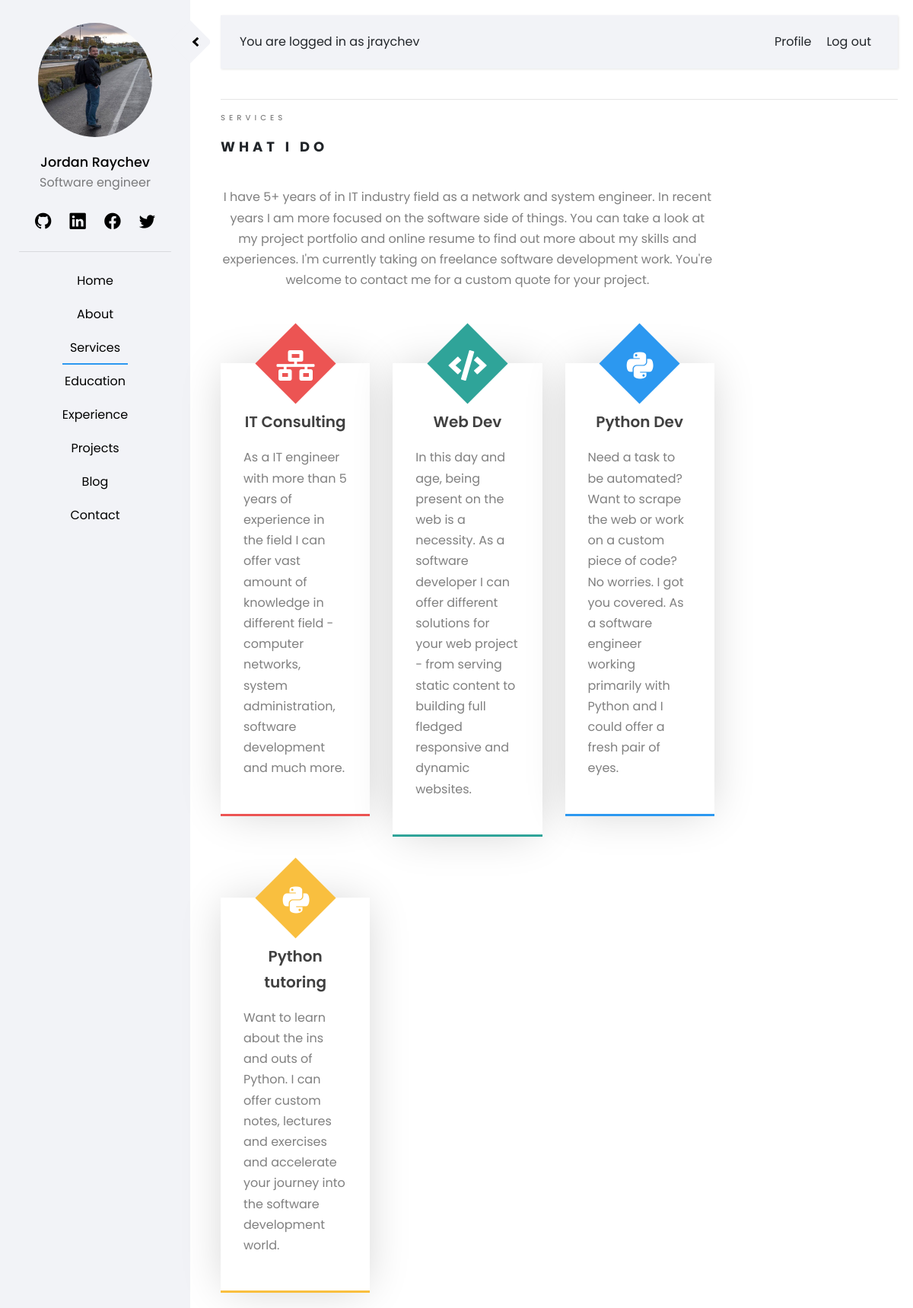
Page /pages/services/ (signed in) on the committed database.
### accounts/models.py (models this page shows, shortened)
class CustomUser(AbstractUser):
    department = models.CharField(max_length=50)
    slug = models.SlugField(max_length=50)
    profile_image = models.ImageField(default='profile_default.jpg', upload_to='profile_images')

### staticpages/models.py (models this page shows)
class Service(models.Model):
    service_name = models.CharField(max_length=50)
    service_description = models.TextField(max_length=300)
    service_icon = models.CharField(
        max_length=20,
        choices=ICONS,
        default='Python',
    )
    service_color = models.CharField(
        max_length=20,
        choices=COLORS,
        default='Red',
    )

### staticpages/views.py (the view)
# urls.py: path('services/', ServicesView.as_view(), name='services'),
class ServicesView(TemplateView):
    template_name = 'staticpages/services.html'
    def get_context_data(self, **kwargs):
        context =  super(ServicesView,self).get_context_data(**kwargs)
        services = Service.objects.all()
        context['services'] = services
        return context

### templates/staticpages/services.html (shortened to what this page needs)
{% extends 'home/base.html' %}
{% load crispy_forms_tags %}
{% load static %}
{% block content %}
<div class = "row">
    <div class = "col-sm-12">
        <span class="heading-meta">Services</span>
        <h2 class="heading">What I Do</h2>
    </div>
</div>
<div class = "container-fluid">
    <div class="row service-row">
        <div class = "col-xl-9">
            <p class="text-center">
                I have 5+ years of in IT industry field as a network and system engineer. In recent years I am more focused
                on the software side of things. You can take a look at my project portfolio and online resume to find out more about my skills and experiences.
                I'm currently taking on freelance software development work.
                You're welcome to contact me for a custom quote for your project.
            </p>
            <div class = row>
                {% for service in services %}
                <div class = "col-xl-4">
                    <div class = "service-box" style = "border-bottom: 3px solid {{ service.service_color }};">
                        <div class = "service-icon" style="background-color: {{ service.service_color }};">
                            <i class=" {{ service.service_icon}} "></i>
                        </div>
                        <div class = "service-headline">
                            <p> {{ service.service_name }}</p>
                        </div>
                        <div class = "service-desc">
                            <p>{{ service.service_description }}</p>
                        </div>
                    </div>
                </div>
                {% endfor %}
            </div>
        </div>
    </div>
</div>
{% endblock %}

### templates/home/base.html (shortened to what this page needs)
{% load static %}
<!DOCTYPE html>
<html>
    <head>
        <link rel="stylesheet" href="https://stackpath.bootstrapcdn.com/font-awesome/4.7.0/css/font-awesome.min.css">
        <link rel="stylesheet" href="https://stackpath.bootstrapcdn.com/bootstrap/4.4.1/css/bootstrap.min.css">
        <link rel="stylesheet" href="https://cdn.jsdelivr.net/npm/bootstrap-icons@1.4.0/font/bootstrap-icons.css">
        <link rel="stylesheet" href="{% static 'css/style.css' %}">
        <link rel="stylesheet" href="https://cdnjs.cloudflare.com/ajax/libs/font-awesome/5.15.2/css/all.min.css" />
    </head>
    <body>
        <div class="wrapper">
            <nav id="sidebar" class = "active">
                <div class="sidebar-header">
                    <img class="rounded-circle profile-img" src="{% static 'profile-image/default-jraychev.png' %}"/>
                    <a class="name" href = "{% url 'home' %}"> Jordan Raychev </a>
                    <p class="profession"> Software engineer </p>
                    <div class = "row">
                        <ul class = "list-unstyled social-sidebar">
                            <li><a href="https://github.com/jpraychev"> <i class="bi bi-github fa-lg"></i> </a></li>
                            <li><a href="https://www.linkedin.com/in/jordan-raychev-5a69a691/"><i class="bi bi-linkedin fa-lg"></i></a></li>
                            <li><a href="https://www.facebook.com/JordanRaychev/"><i class="bi bi-facebook fa-lg"></i></a></li>
                            <li><a href="https://twitter.com/jpraychev"><i class="bi bi-twitter fa-lg"></i></a></li>
                        </ul>
                    </div>
                </div>
                <hr class = "sidebar-hr">
                <ul class = "list-unstyled">
                    <li><a class = "{% if request.path == '/' %} active {% endif %}" href="{% url 'home' %}" data-nav-section="home">Home</a></li>
                    <li><a class = "{% if request.path == '/pages/about/' %} active {% endif %}" href="{% url 'about' %}" data-nav-section="about">About</a></li>
                    <li><a class = "{% if request.path == '/pages/services/' %} active {% endif %}" href="{% url 'services' %}" data-nav-section="services">Services</a></li>
                    <li><a class = "{% if request.path == '/pages/education/' %} active {% endif %}" href="{% url 'education' %}" data-nav-section="education">Education</a></li>
                    <li><a class = "{% if request.path == '/pages/experience/' %} active {% endif %}" href="{% url 'experience' %}" data-nav-section="experience">Experience</a></li>
                    <li><a class = "{% if request.path == '/pages/projects/' %} active {% endif %}" href="{% url 'projects' %}" data-nav-section="experience">Projects</a></li>
                    <li><a class = "{% if request.path == '/pages/blog/' %} active {% endif %}" href="{% url 'blog' %}" data-nav-section="experience">Blog</a></li>
                    <li><a class = "{% if request.path == '/contact/' %} active {% endif %}" href="{% url 'contact' %}" data-nav-section="contact">Contact</a></li>
                </ul>
            </nav>
            <div id="sidebarCollapse">
                <i class="arrow left"></i>
            </div>
            <div id="content">
                <nav class="navbar navbar-expand-lg">
                    <div class="container-fluid">
                        {% if user.is_authenticated %}
                            <span id = "loggedin">You are logged in as {{ user.username }} </span>
                        {% else %}
                            <span id = "loggedin">Aloha dear stranger</span>
                        {% endif %}
                        <div class="collapse navbar-collapse" id="navbarSupportedContent">
                            <ul class="nav navbar-nav ml-auto main-navbar">
                                {% if user.is_authenticated %}
                                <li><a href="{% url 'profile' %}">Profile</a></li>
                                <li><a href="{% url 'logout' %}">Log out</a></li>
                                {% endif %}
                            </ul>
                        </div>
                    </div>
                </nav>
                <hr>
                {% block content %}
                {% endblock %}
            </div>
        </div>
    </body>
</html>

### static/css/style.css (style rules this page uses)
:root { --main-color: rgb(242, 243, 247); --main-color-darker: rgb(230, 230, 230); --red-color: #ec5453; --green-color: #2fa499; --blue-color: #2c98f0; --darker-blue-color: #4054b2; --white-color: #ffffff; --yellow-color: #f9bf3f; --purple-color: #a84cb8; --border-color: rgba(0, 0, 0, 0.1); --black-color: rgba(0,0,0); --p-color: rgba(0, 0, 0, 0.5); --box-shadow: rgba(0, 0, 0, 0.2); --black-075: rgba(0, 0, 0, 0.75); }
body { font-family: 'Poppins', sans-serif; background: var(--white-color); }
p { font-family: 'Poppins', sans-serif; font-size: 1em; font-weight: 400; line-height: 1.7em; color: var(--p-color); }
a, a:hover, a:focus { color: inherit; text-decoration: none; transition: all 0.3s; }
.navbar { padding: 15px 10px; background-color: var(--main-color); border: none; border-radius: 0; margin-bottom: 40px; box-shadow: 1px 1px 3px var(--border-color); height: 70px; }
.wrapper { display: flex; width: 100%; align-items: stretch; }
#sidebar { min-width: 250px; max-width: 250px; background: #7386D5; color: var(--black-color); transition: all 0.75s; background-color: var(--main-color); margin-left: -250px; }
#sidebar.active { margin-left: 0px; }
.sidebar-header { padding: 30px 50px 0px 50px; background-color: var(--main-color); text-align: center; }
.sidebar-hr { margin-left: 25px; margin-right: 25px; }
.list-unstyled { padding-left: 0; list-style: none; text-align: center; }
.social-sidebar { margin: auto auto; }
ul.social-sidebar li { display: inline-block; }
#loggedin { padding-left: 0px; }
#sidebar ul li a, .main-navbar li a { position: relative; display: inline-block; padding: 10px; }
#sidebar ul li a:after, .main-navbar li a:after { content: ''; position: absolute; width: 100%; transform: scaleX(0); height: 2px; bottom: 0; left: 0; background-color: var(--blue-color); transform-origin: bottom center; transition: transform 0.25s ease-out; }
#sidebar ul li a.active:after, .main-navbar li a.active:after { transform: scaleX(1); transform-origin: bottom center; }
.profile-img { width: 150px; height: 150px; margin-bottom: 20px; }
.name { font-size: 1.1em; font-weight: 500; }
#sidebarCollapse { min-width: 40px; height: 40px; background-color: var(--main-color); position: relative; transform: rotate(-45deg); margin-left: -20px; margin-top: 35px; border-bottom-right-radius: 5px; border-top-left-radius: 5px; }
.arrow { border: solid var(--black-color); border-width: 0 3px 3px 0; display: inline-block; padding: 3px; position: absolute; bottom: 9px; right: 9px; }
.left { transform: rotate(180deg); -webkit-transform: rotate(180deg); }
#content { width: 100%; padding: 20px; min-height: 100vh; transition: all 0.3s; }
.heading-meta { margin-bottom: 15px; display: block; font-size: 10px; text-transform: uppercase; color: var(--p-color); font-weight: 500; letter-spacing: 5px; }
.heading { font-size: 18px; margin-bottom: 2em; font-weight: 700; text-transform: uppercase; letter-spacing: 5px; line-height: 1.8; position: relative; }
.service-row { margin-left: -30px; }
.service-box { position: relative; background-color: var(--white-color); box-shadow: 0px 0px 56px -8px var(--box-shadow); margin-top: 5em; padding: 30px; border-color: inherit; }
.service-headline { text-align: center; font-size: 1.25em; padding-top: 10px; }
.service-headline p { color: var(--black-075); font-weight: 600; margin-top: 20px; }
.service-icon { padding: 5px; font-size: 2.5em; text-align: center; position: absolute; color: var(--white-color); width: 75px; height: 75px; line-height: 75px; top: -37px; left: 0; right: 0; margin: auto auto; transform: rotate(45deg); }
.service-icon i { transform: rotate(-45deg); padding-left: 5px; }
.blog-box, .work-box, .service-box, .timeline-box, .quote-box { opacity: 0; }

### rows in the picture
CustomUser: username "jraychev"
Service: service_name "IT Consulting", service_description "As a IT engineer with more than 5 years of experience in the field I can offer vast amount of knowledge in different field - computer networks, system administration, software development and much more."
Service: service_name "Web Dev", service_description "In this day and age, being present on the web is a necessity. As a software developer I can offer different solutions for your web project - from serving static content to building full fledged responsive and dynamic websites."
Service: service_name "Python Dev", service_description "Need a task to be automated? Want to scrape the web or work on a custom piece of code? No worries. I got you covered. As a software engineer working primarily with Python and I could offer a fresh pair of eyes."
Service: service_name "Python tutoring", service_description "Want to learn about the ins and outs of Python. I can offer custom notes, lectures and exercises and accelerate your journey into the software development world."
